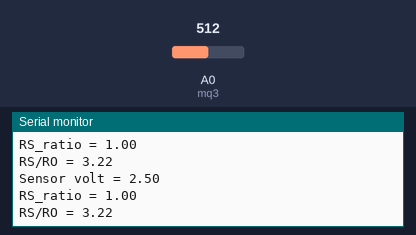
A sketch run on a simulated Arduino Uno, built with avr-gcc and run on an emulated ATmega328P. Parts: the last lines printed to the serial monitor. The test bench sets the inputs (shaded band); at power-on: A0 (mq3) = 512.

Above: at 1.8 s.
1.9 s: A0 (mq3) set to 0
At 2.8 s:
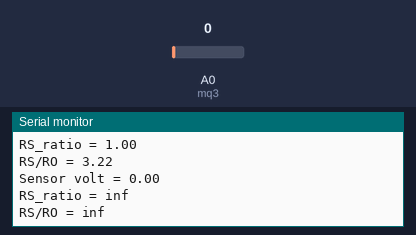
3.5 s: A0 (mq3) set to 122
At 4.8 s:
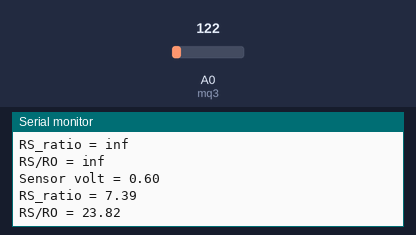
Timing chart, 0 to 6.5 s (numbered marks = the images above; inputs shaded):
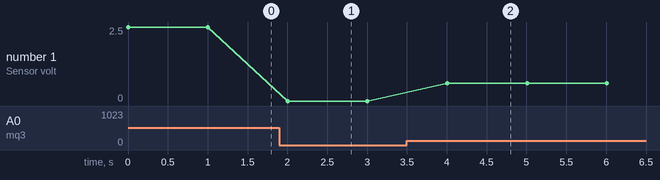

The sketch:

program2.ino
```cpp
const int mq3=A0;

void setup(){
  pinMode(mq3, INPUT);
	Serial.begin(9600);
}

void loop(){
	float sensorVolt;
	float RS_gas;  // get the value of RS in the gas
	float ratio; // get the ration RS_gas/RS_air

	float sensorValue=analogRead(mq3);

	sensorVolt=(5./1023.)*sensorValue;

	RS_gas=(5.0-sensorVolt)/sensorVolt;

	ratio=RS_gas/0.31;              // 0.31 is the value of Ro as acquired from program1.ino in program1/


	Serial.print("Sensor volt = ");
	Serial.println(sensorVolt);

	Serial.print("RS_ratio = ");
	Serial.println(RS_gas);

	Serial.print("RS/RO = ");
	Serial.println(ratio);

	delay(1000);
}
```

Measured:
- after the input at 1.9 s, the serial monitor: prints a new line after 0.10 s (image 1)
- after the input at 3.5 s, the serial monitor: prints a new line after 0.51 s (image 2)
- plotted number 1: 2.5 → 0 after the input at 1.9 s, 0 → 0.6 after the input at 3.5 s
